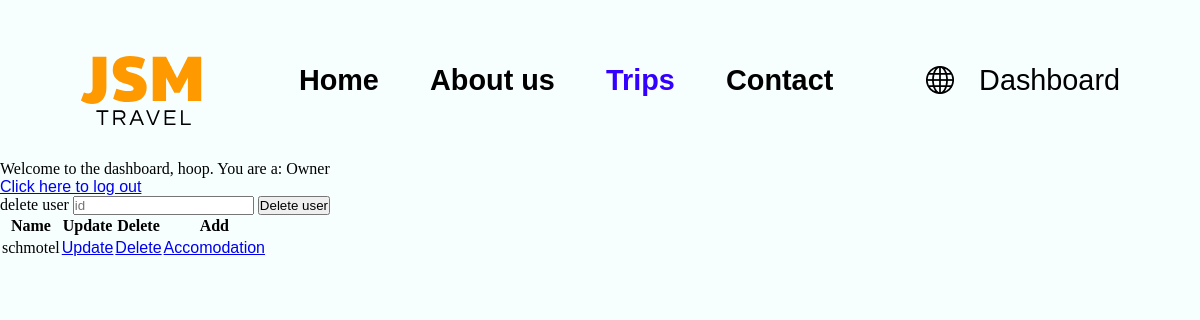
The app's page /pages/dashboard.php (signed in), older data.
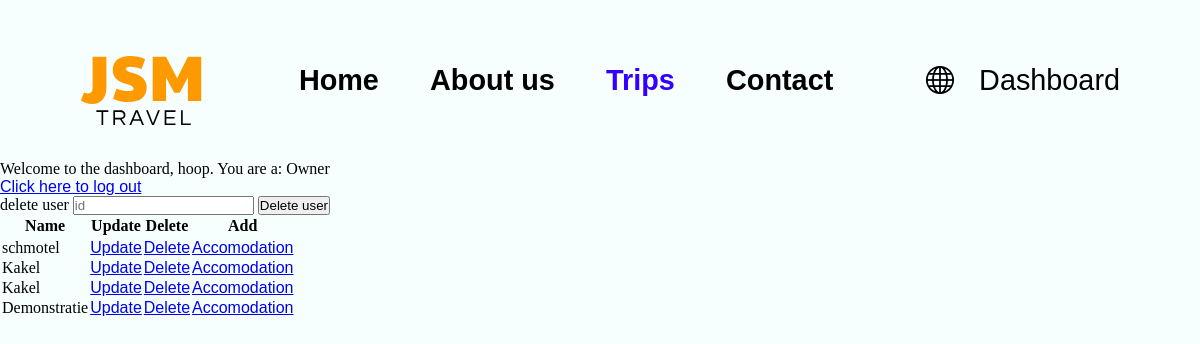
The same page, newer data.
### tables this page shows
CREATE TABLE `accomodations` (
  `accomodation_id` int(11) NOT NULL,
  `city_id` int(11) NOT NULL,
  `max_tenants` int(2) NOT NULL,
  `beds_per_room` int(1) NOT NULL,
  `rooms` int(2) NOT NULL,
  `bathrooms` int(1) NOT NULL,
  `wifi` tinyint(1) NOT NULL,
  `pool_nearby` tinyint(1) NOT NULL,
  `toilets` int(10) NOT NULL,
  `accessibility` tinyint(1) NOT NULL,
  `airco` tinyint(1) NOT NULL,
  `date_booked` timestamp NOT NULL DEFAULT CURRENT_TIMESTAMP,
  `restaurant` tinyint(1) NOT NULL,
  `name` varchar(50) NOT NULL,
  `price_per_night` decimal(10,2) NOT NULL,
  `adress` varchar(100) NOT NULL,
  `description` text NOT NULL,
  `img` varchar(255) DEFAULT NULL
);

### pages/dashboard.php (the view, shortened to what this page needs)
<?php
try {
    $role = $_SESSION['user_roles'];
} catch (PDOException $e) {
    die('Query failed: ' . $e->getMessage());
}
$rolename = match ($role) {
    0 => "Owner",
    1 => "CEO",
    2 => "Dev",
    3 => "Employee",
    default => "Unknown role"
};
include "../includes/header.php";
echo "Welcome to the dashboard, " . $username . ".  You are a: " . $rolename;
?>
    <a href='logout.php'>Click here to log out</a>
    <!DOCTYPE html>
    <html lang="en">
    <head>
    </head>
    <body>
    </body>
    </html>
    <form action="../includes/user-delete-includes/user_delete_logic.php" name='user_delete_logic' method="POST">
        <label>delete user</label>
        <input type="text" name='user_id' placeholder="id" required>
        <input type="submit" value="Delete user">
    </form>
<?php
try {
    $stmt1 = $connection->prepare("SELECT * FROM accomodations");
    $stmt1->execute();
    $data = $stmt1->fetchAll();
} catch (PDOException $e) {
    die('Query failed: ' . $e->getMessage());
}
echo "<table>
<tr>
<th> Name </th>
<th> Update </th>
<th> Delete </th>
<th> Add</th>
<tr>
";
foreach ($data as $row) {
    echo "<tr>";
    echo "<td>" . $row['name'] . "</td>";
    echo "<td><a href='../includes/product-update-includes/product_update.php?id='" . $row['accomodation_id'] . "<a>Update</a></td>";
    echo "<td><a href='../includes/product-delete-includes/product_delete.php?id='" . $row['accomodation_id'] . "<a>Delete</a></td>";
    echo "<td><a href='../includes/product-includes/accomodation-form.php'<a>Accomodation</a></td>";
    echo "</tr>";
}
echo "</table>";
?>
    <!DOCTYPE html>
    <html lang="en">
    <head>
    </head>
    <body>
    </body>
    </html>

### includes/header.php (shortened to what this page needs)
<?php
$username = $_SESSION['username'] ?? null;
$role = $_SESSION['user_roles'] ?? null;
?>
<!DOCTYPE html>
<html lang="en">
<head>
    <link rel="stylesheet" href="../css/style.css">
</head>
<body>
<header class="header">
    <img src="../../assets/Logo.svg" alt="image not loading">
    <nav class="main-nav">
        <ul class="main-nav-list">
            <li><a class="main-nav-link" href="../index.php">Home</a></li>
            <li><a class="main-nav-link" href="../pages/about_us.php">About us</a></li>
            <li><a class="main-nav-link-blue" href="../pages/trips.php">Trips</a></li>
            <li><a class="main-nav-link" href="../pages/contact.php">Contact</a></li>
        </ul>
    </nav>
    <div class="login-container-header">
        <img src="../../assets/globe-header.png" alt="image not loading">
        <?php
        if ($username) {
            if ($role !== null && $role < 10) {
                echo "<a class='login-box' href='../pages/dashboard.php'>Dashboard</a>";
            } else {
                echo "<a class='login-box' href='../pages/user-dashboard.php'>User Dashboard</a>";
            }
        } else {
            echo "<a class='login-box' href='../pages/login.php'>Login</a>";
        }
        ?>
    </div>
</header>
</body>
</html>

### css/style.css (style rules this page uses)
* { margin: 0; padding: 0; box-sizing: border-box; }
a { font-family: "M PLUS Rounded 1c", sans-serif; font-weight: 400; font-style: normal; }
body { background-color: #F6FFFE; }
.header { display: flex; flex-direction: row; justify-content: space-between; align-items: center; padding: 5rem; height: 9.6rem; gap: 2rem; }
.main-nav-list { list-style: none; display: flex; gap: 3.2rem; }
.main-nav-link, .main-nav-link-blue { text-decoration: none; color: #000000; font-weight: 600; font-size: 1.8rem; }
.main-nav-link-blue { color: #3300FF; }
.login-container-header { gap: 25px; display: flex; justify-content: center; align-items: center; flex-direction: row; }
.login-box { text-decoration: none; color: #000000; font-weight: 400; font-size: 1.8rem; display: flex; justify-content: center; align-items: center; flex-direction: row; }

Row changes from the older to the newer data that the page shows:
added accomodations: name "Kakel"
added accomodations: name "Kakel"
added accomodations: name "Demonstratie"
